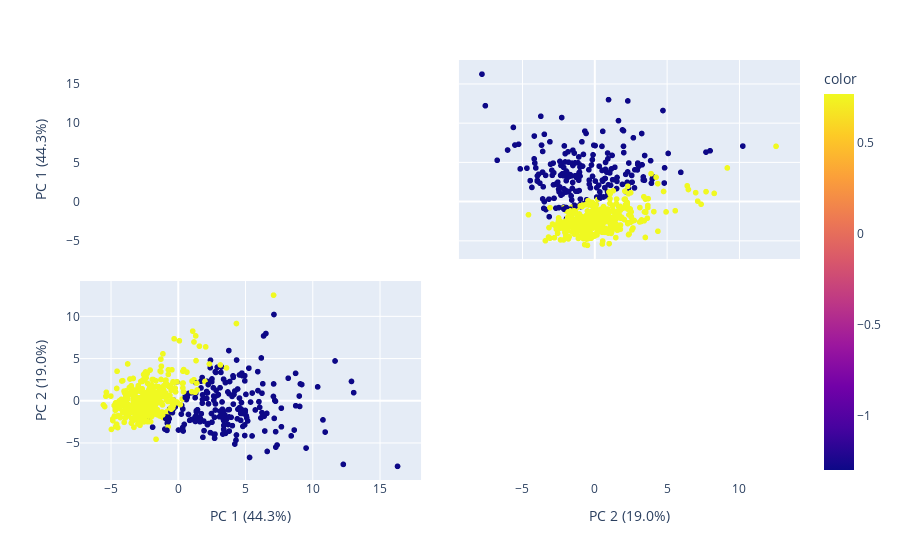

Notebook cell for this chart:
### Markdown cell above
#### Applying pca reduction

### Code cell
pca_2_df = pca_reduction(df, 2)

### Figure 1 — Plotly figure (JSON) as saved in the notebook; plotly's stock layout.template omitted (floating-point values rounded to 4 significant figures; data arrays with more than 128 entries replaced by an {"elided": "..."} marker saying what was removed)
{"data": [{"diagonal": {"visible": false}, "dimensions": [{"axis": {"matches": true}, "label": "PC 1 (44.3%)", "values": {"elided": "569 float values"}}, {"axis": {"matches": true}, "label": "PC 2 (19.0%)", "values": {"elided": "569 float values"}}], "hovertemplate": "%{xaxis.title.text}=%{x}<br>%{yaxis.title.text}=%{y}<br>color=%{marker.color}<extra></extra>", "legendgroup": "", "marker": {"color": {"elided": "569 float values"}, "coloraxis": "coloraxis", "symbol": "circle"}, "name": "", "showlegend": false, "type": "splom"}], "layout": {"autosize": true, "coloraxis": {"colorbar": {"title": {"text": "color"}}, "colorscale": [[0, "#0d0887"], [0.1111, "#46039f"], [0.2222, "#7201a8"], [0.3333, "#9c179e"], [0.4444, "#bd3786"], [0.5556, "#d8576b"], [0.6667, "#ed7953"], [0.7778, "#fb9f3a"], [0.8889, "#fdca26"], [1, "#f0f921"]]}, "dragmode": "select", "legend": {"tracegroupgap": 0}, "margin": {"t": 60}, "xaxis": {"autorange": true, "range": [-7.831, 18.58], "type": "linear"}, "xaxis2": {"autorange": true, "range": [-9.88, 14.67], "type": "linear"}, "yaxis": {"autorange": true, "range": [-7.831, 18.58], "type": "linear"}, "yaxis2": {"autorange": true, "range": [-9.88, 14.67], "type": "linear"}}}
